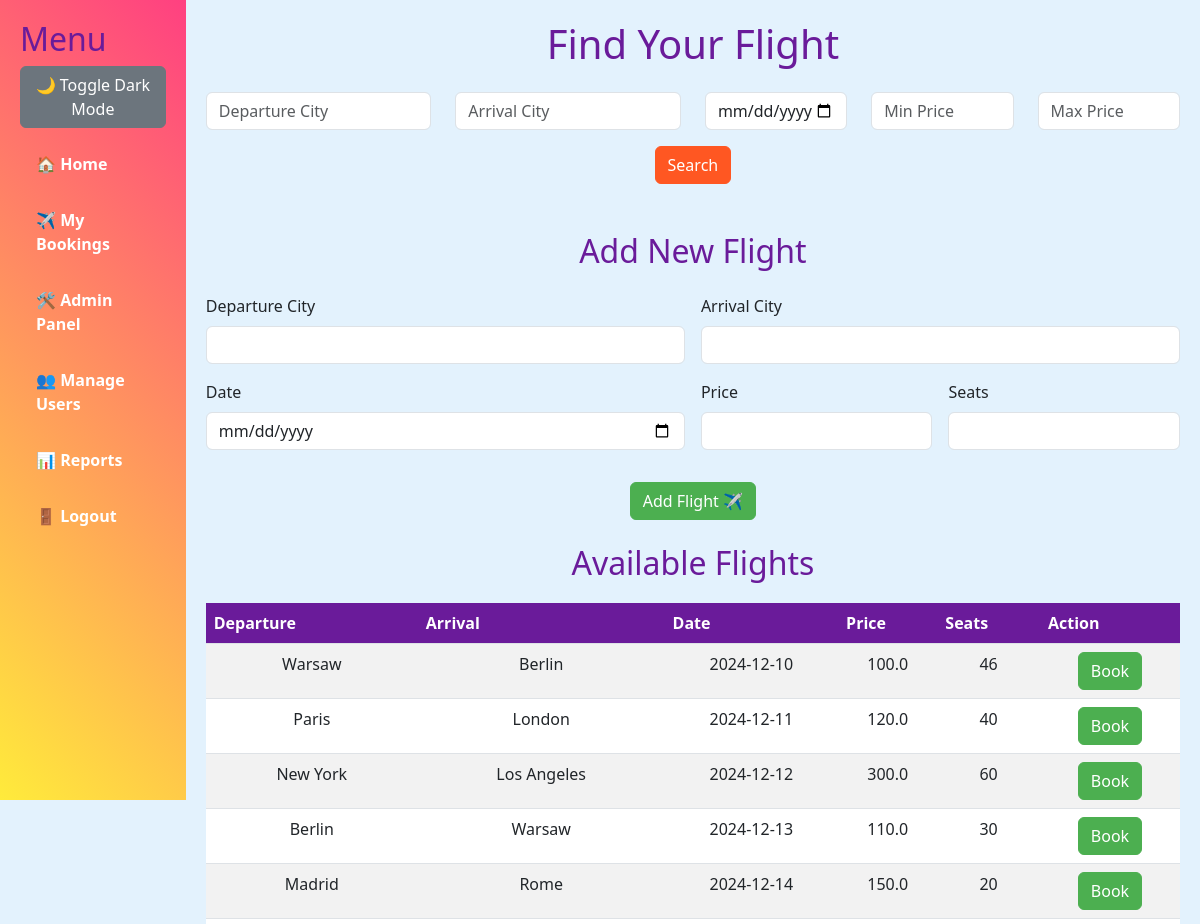
The app's page /admin (signed in, upper part), older data.
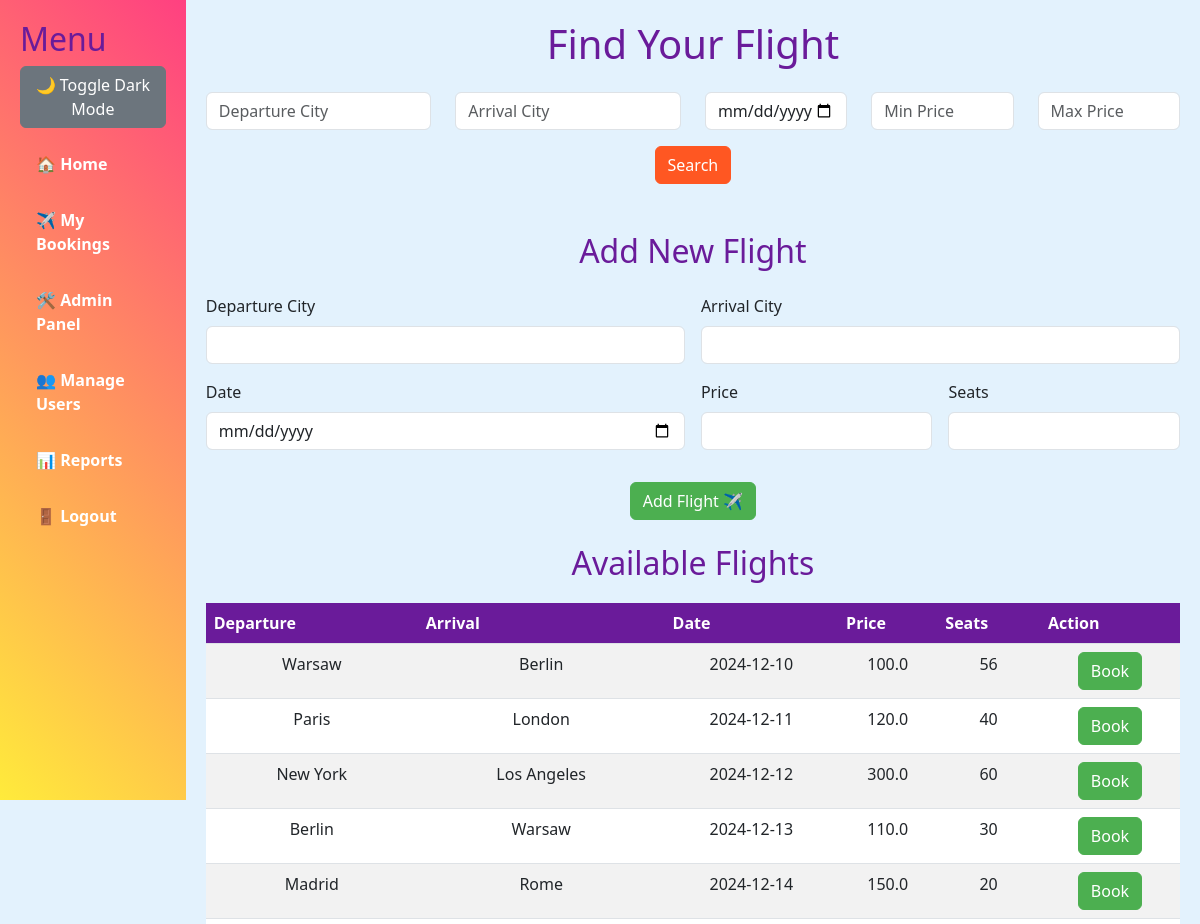
The same page, newer data.
### app.py (models this page shows)
class Flight(db.Model):
    id = db.Column(db.Integer, primary_key=True)
    departure_city = db.Column(db.String(100), nullable=False)
    arrival_city = db.Column(db.String(100), nullable=False)
    date = db.Column(db.String(100), nullable=False)
    price = db.Column(db.Float, nullable=False)
    available_seats = db.Column(db.Integer, nullable=False)

### app.py (the view, shortened to what this page needs)
@app.route("/admin", methods=["GET", "POST"])
@login_required
def admin():
    if not current_user.is_admin:
        return "Access Denied! Only admins can access this page."
    flights = Flight.query.all()
    return render_template("admin.html", flights=flights)

### app.py (called while the page is built)
@login_manager.user_loader
def load_user(user_id):
    return User.query.get(int(user_id))

    @property
    def is_active(self):
        return True

### templates/admin.html (shortened to what this page needs)
{% extends "base.html" %}
{% block content %}
<h1 class="text-center mb-4">Find Your Flight</h1>
<form method="POST" action="{{ url_for('index') }}" class="mb-5">
    <div class="row">
        <div class="col-md-3">
            <input type="text" class="form-control" name="departure_city" placeholder="Departure City">
        </div>
        <div class="col-md-3">
            <input type="text" class="form-control" name="arrival_city" placeholder="Arrival City">
        </div>
        <div class="col-md-2">
            <input type="date" class="form-control" name="date">
        </div>
        <div class="col-md-2">
            <input type="number" class="form-control" name="min_price" placeholder="Min Price">
        </div>
        <div class="col-md-2">
            <input type="number" class="form-control" name="max_price" placeholder="Max Price">
        </div>
    </div>
    <div class="text-center mt-3">
        <button type="submit" class="btn btn-primary">Search</button>
    </div>
</form>
<div class="mt-5">
   <h2 class="text-center mb-4">Add New Flight</h2>
   <form method="POST" class="row g-3">
       <div class="col-md-6">
           <label for="departure_city" class="form-label">Departure City</label>
           <input type="text" id="departure_city" name="departure_city" class="form-control" required>
       </div>
       <div class="col-md-6">
           <label for="arrival_city" class="form-label">Arrival City</label>
           <input type="text" id="arrival_city" name="arrival_city" class="form-control" required>
       </div>
       <div class="col-md-6">
           <label for="date" class="form-label">Date</label>
           <input type="date" id="date" name="date" class="form-control" required>
       </div>
       <div class="col-md-3">
           <label for="price" class="form-label">Price</label>
           <input type="number" step="0.01" id="price" name="price" class="form-control" required>
       </div>
       <div class="col-md-3">
           <label for="available_seats" class="form-label">Seats</label>
           <input type="number" id="available_seats" name="available_seats" class="form-control" required>
       </div>
       <div class="col-12 text-center">
           <button type="submit" class="btn btn-success mt-3">Add Flight ✈️</button>
       </div>
   </form>
<h2 class="text-center mt-4">Available Flights</h2>
<table class="table table-striped">
    <thead>
        <tr>
            <th>Departure</th>
            <th>Arrival</th>
            <th>Date</th>
            <th>Price</th>
            <th>Seats</th>
            <th>Action</th>
        </tr>
    </thead>
    <tbody>
        {% for flight in flights %}
        <tr>
            <td>{{ flight.departure_city }}</td>
            <td>{{ flight.arrival_city }}</td>
            <td>{{ flight.date }}</td>
            <td>{{ flight.price }}</td>
            <td>{{ flight.available_seats }}</td>
            <td>
                <a href="{{ url_for('book_flight', flight_id=flight.id) }}" class="btn btn-success">Book</a>
            </td>
        </tr>
        {% endfor %}
    </tbody>
</table>
{% endblock %}

Row changes from the older to the newer data that the page shows:
changed Flight (number 1 of 5 on the later page): available_seats "46" → "56"
